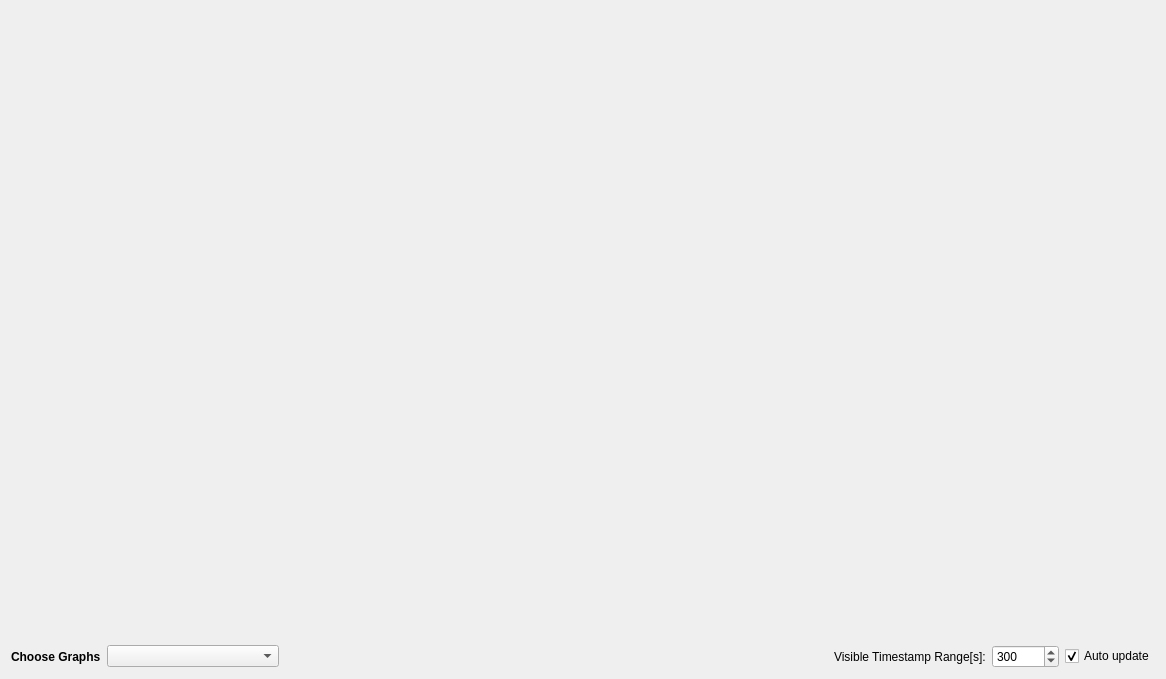
<?xml version="1.0" encoding="UTF-8"?>
<ui version="4.0">
 <class>UtilizationPlotterUI::Form</class>
 <widget class="QWidget" name="UtilizationPlotterUI::Form">
  <property name="geometry">
   <rect>
    <x>0</x>
    <y>0</y>
    <width>1166</width>
    <height>679</height>
   </rect>
  </property>
  <property name="windowTitle">
   <string>Form</string>
  </property>
  <layout class="QGridLayout" name="gridLayout">
   <item row="1" column="0">
    <widget class="QCustomPlot" name="plotter" native="true">
     <property name="sizePolicy">
      <sizepolicy hsizetype="MinimumExpanding" vsizetype="MinimumExpanding">
       <horstretch>0</horstretch>
       <verstretch>0</verstretch>
      </sizepolicy>
     </property>
     <property name="autoFillBackground">
      <bool>false</bool>
     </property>
    </widget>
   </item>
   <item row="2" column="0">
    <layout class="QHBoxLayout" name="horizontalLayout_3">
     <item>
      <layout class="QHBoxLayout" name="horizontalLayout_2">
       <item>
        <widget class="QLabel" name="label">
         <property name="font">
          <font>
           <bold>true</bold>
          </font>
         </property>
         <property name="text">
          <string>Choose Graphs</string>
         </property>
        </widget>
       </item>
       <item>
        <widget class="QComboBox" name="cmpPlotableItems">
         <property name="sizePolicy">
          <sizepolicy hsizetype="Expanding" vsizetype="Fixed">
           <horstretch>0</horstretch>
           <verstretch>0</verstretch>
          </sizepolicy>
         </property>
         <property name="contextMenuPolicy">
          <enum>Qt::ContextMenuPolicy::CustomContextMenu</enum>
         </property>
         <property name="editable">
          <bool>false</bool>
         </property>
         <property name="currentIndex">
          <number>-1</number>
         </property>
         <property name="insertPolicy">
          <enum>QComboBox::InsertPolicy::NoInsert</enum>
         </property>
         <property name="sizeAdjustPolicy">
          <enum>QComboBox::SizeAdjustPolicy::AdjustToContents</enum>
         </property>
        </widget>
       </item>
      </layout>
     </item>
     <item>
      <spacer name="horizontalSpacer_2">
       <property name="orientation">
        <enum>Qt::Orientation::Horizontal</enum>
       </property>
       <property name="sizeHint" stdset="0">
        <size>
         <width>40</width>
         <height>20</height>
        </size>
       </property>
      </spacer>
     </item>
     <item>
      <widget class="QLabel" name="lblTip">
       <property name="sizePolicy">
        <sizepolicy hsizetype="Minimum" vsizetype="Preferred">
         <horstretch>0</horstretch>
         <verstretch>0</verstretch>
        </sizepolicy>
       </property>
       <property name="text">
        <string/>
       </property>
      </widget>
     </item>
     <item>
      <spacer name="horizontalSpacer">
       <property name="orientation">
        <enum>Qt::Orientation::Horizontal</enum>
       </property>
       <property name="sizeHint" stdset="0">
        <size>
         <width>40</width>
         <height>20</height>
        </size>
       </property>
      </spacer>
     </item>
     <item>
      <layout class="QHBoxLayout" name="horizontalLayout">
       <item>
        <widget class="QLabel" name="label_2">
         <property name="text">
          <string>Visible Timestamp Range[s]:</string>
         </property>
        </widget>
       </item>
       <item>
        <widget class="QSpinBox" name="spnXRange">
         <property name="maximum">
          <number>999999999</number>
         </property>
         <property name="value">
          <number>300</number>
         </property>
        </widget>
       </item>
      </layout>
     </item>
     <item>
      <widget class="QCheckBox" name="chkAutoRedraw">
       <property name="text">
        <string>Auto update</string>
       </property>
       <property name="checked">
        <bool>true</bool>
       </property>
      </widget>
     </item>
    </layout>
   </item>
  </layout>
 </widget>
 <customwidgets>
  <customwidget>
   <class>QCustomPlot</class>
   <extends>QWidget</extends>
   <header>qcustomplot.h</header>
   <container>1</container>
  </customwidget>
 </customwidgets>
 <resources/>
 <connections/>
</ui>
